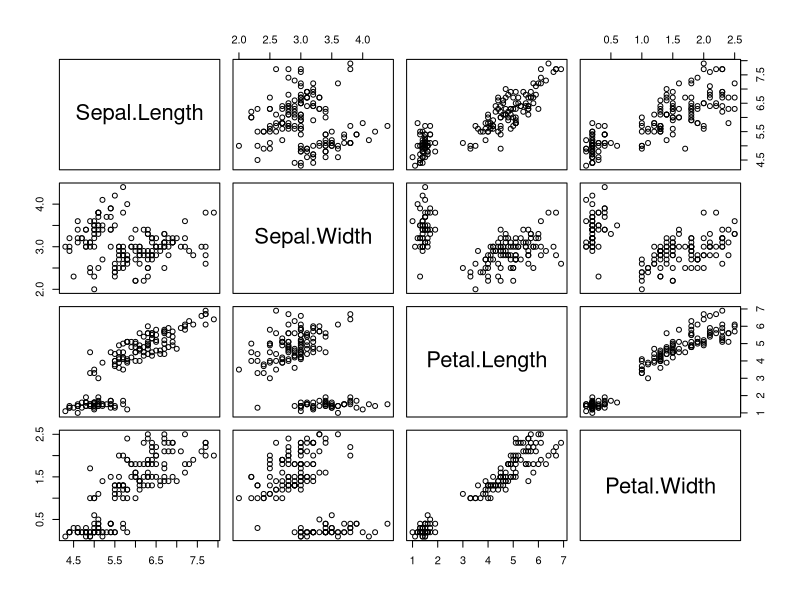
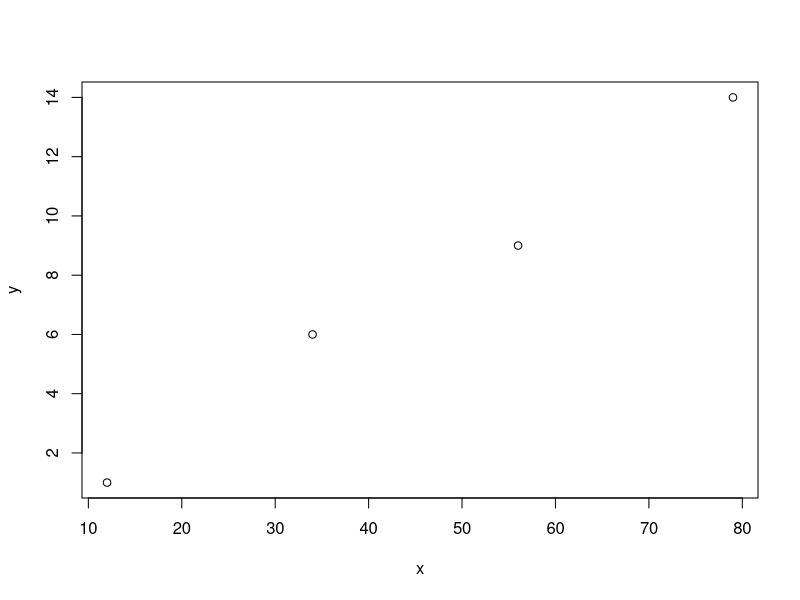

These figures' R source, in order:
## ---- chunk 1
install.packages("e1071")
library(e1071)
## ---- chunk 2
plot(iris[,1:4])
## ---- chunk 3
#bustca de diretorio
getwd()
#mudar diretorio
setwd("")
## ---- chunk 4
class(iris)
## ---- chunk 5
x=c(12,34,56,79)
y=c(1,6,9,14)
plot(x,y)
